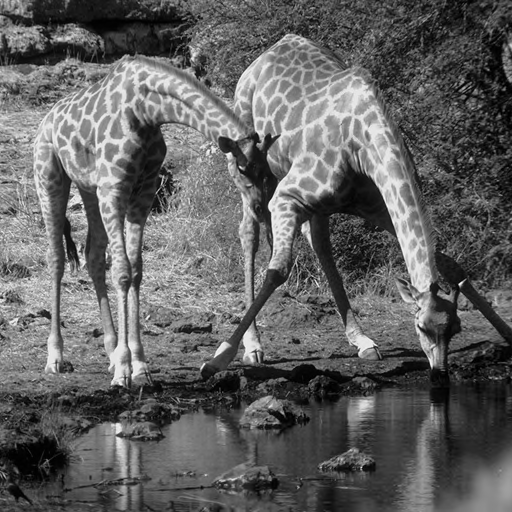
//> input picture code/data/15_Girafes.pgm, 512 x 512 px
$ ./blockPermutation data/15_Girafes.pgm 3 data/EncryptedOeuvre.png data/   (built with g++ and OpenCV 4)
//> lines starting //> are read from the running program, lines starting //| are printed output that depends on the picture
### code/toolFunctions.hpp
#include <iostream>
#include <string>
#include "opencv2/core.hpp"
#include "opencv2/imgproc.hpp"
#include "opencv2/imgcodecs.hpp"
#include "opencv2/highgui.hpp"

void show_wait_destroy(const char* winname, cv::Mat img) {
    cv::namedWindow(winname, cv::WINDOW_NORMAL);
    cv::imshow(winname, img);
    cv::moveWindow(winname, 500, 0);
    cv::waitKey(0);
    cv::destroyWindow(winname);
}


// helper function: OpenCV
// finds a cosine of angle between vectors
// from pt0->pt1 and from pt0->pt2
// [13 lines left out: functions angle, distance, not called in this run]

template < typename T >
// [5 lines left out: function printPoint, not called in this run]

// Export Image :
void exportImage(const std::string& directory, const char* filename, const cv::Mat& matToWrite)
{
    std::string filepathname = directory + filename;
    cv::imwrite(filepathname.c_str(), matToWrite);
    std::cout << "[EXPORTATION] Image Exported : " << filepathname << std::endl;
}

// [6 lines left out: function exportImage, not called in this run]

### code/BasePermutation.h
#include <vector>
#include <numeric>
#include <opencv2/opencv.hpp>

#define IMAGEMAT_TYPE uchar

/*===========================================================================*/
// TP5 Chiffrement Multimédia

// use keycph
void initSeed(int keycph) { srand(keycph); }


// Output : 0 or 1, uniform
// [17 lines left out: functions getRandBinary, getRandOctet, not called in this run]


/*===========================================================================*/
// get a point to linear position to 2D position
template <class T>
void setPosition(cv::Point& ppt, const T& ki, const int ncols)
{
    ppt.y = static_cast<int>(float(ki) / float(ncols)); // row
    ppt.x = ki % ncols;                                 // col

}


// ===============================
// generateur de nombre pseudo aleatoire
int GNPA(int maxN)
{
    return static_cast<int>(((float)rand() / (float)RAND_MAX) * maxN);
}


/*===========================================================================*/
// permutation with Fisher-Yates Algorithm
// Algorithme de Fisher-Yates
/*
pour i de n - 1 descendant_à 1 :
    j ← nombre aléatoire entier 0 ≤ j ≤ i
    échanger a[j] et a[i]
*/

template <class T>
void permuteFY(std::vector<T>& vecToShuffle, unsigned int maxN)
{
    int newpos;
    for (unsigned int i = maxN-1; i > 0; i--)
    {
        newpos = GNPA(i);
        std::swap(vecToShuffle[i], vecToShuffle[newpos]);
    }
}


// Permute the sequence of indices
void permuteSequence(std::vector<unsigned int>& sequence)
{
    permuteFY(sequence, (unsigned int)sequence.size());
}


/*===========================================================================*/

void permuteData(const cv::Mat& data,  cv::Mat& permdata, const std::vector<unsigned int>& sequence)
{

    cv::Point pseq   = cv::Point(0,0);
    cv::Point pdata  = cv::Point(0,0);
    int rows = data.size[0];
    int cols = data.size[1];

    for (unsigned int k = 0; k < sequence.size(); k++)
    {
        setPosition(pdata, k, cols);
        setPosition(pseq, sequence[k], cols);

        //std::cout << pdata << " <=> " << pseq << std::endl;

        permdata.at<IMAGEMAT_TYPE>(pdata.y, pdata.x) = data.at<IMAGEMAT_TYPE>(pseq.y, pseq.x);
    }
}

// From permuted data and sequence permutation
// Rebuild the original dat = unpermuted data
void invPermuteData(const cv::Mat& permdata,  cv::Mat& data, const std::vector<unsigned int>& sequence)
{

    cv::Point pseq   = cv::Point(0,0);
    cv::Point pdata  = cv::Point(0,0);
    int rows = permdata.size[0];
    int cols = permdata.size[1];

    for (unsigned int k = 0; k < sequence.size(); k++)
    {
        setPosition(pdata, k, cols);
        setPosition(pseq, sequence[k], cols);

        //std::cout << pseq << " <=> " << pdata << std::endl;
        data.at<IMAGEMAT_TYPE>(pseq.y , pseq.x) = permdata.at<IMAGEMAT_TYPE>(pdata.y, pdata.x);
    }

}

/*===========================================================================*/

### code/blockPermutation.cpp
#include <iostream>
#include <string>
#include "BasePermutation.h"
#include "imageanalysis.h"
#include "toolFunctions.hpp"

#include <opencv2/core/types.hpp>
#include <opencv2/core/fast_math.hpp>
#include <opencv2/opencv.hpp>
#include <opencv2/imgproc.hpp>
#include <opencv2/highgui.hpp>
#include <opencv2/imgcodecs.hpp>

// A symmetric image encryption with naive permutation by blocks


int main(int argc, char** argv )
{
    /*
    CV_8U - 8-bit unsigned integers ( 0..255 )
    CV_8S - 8-bit signed integers ( -128..127 )
    CV_16U - 16-bit unsigned integers ( 0..65535 )
    CV_16S - 16-bit signed integers ( -32768..32767 )
    CV_32S - 32-bit signed integers ( -2147483648..2147483647 )
    CV_32F - 32-bit floating-point numbers ( -FLT_MAX..FLT_MAX, INF, NAN )
    CV_64F - 64-bit floating-point numbers ( -DBL_MAX..DBL_MAX, INF, NAN


    If matrix is of type CV_8U then use Mat.at<uchar>(y,x).
    If matrix is of type CV_8S then use Mat.at<schar>(y,x).
    If matrix is of type CV_16U then use Mat.at<ushort>(y,x).
    If matrix is of type CV_16S then use Mat.at<short>(y,x).
    If matrix is of type CV_32S then use Mat.at<int>(y,x).
    If matrix is of type CV_32F then use Mat.at<float>(y,x).
    If matrix is of type CV_64F then use Mat.at<double>(y,x).

    */

    if ( argc != 5 )
    {
        printf("usage: DisplayImage.out <Image_Path> <SecretKey> <Encrypted Image> <directory> \n");
        return -1;
    }

    // SecretKey
    const int secretKey = std::stoi(argv[2]);
    //initSeed(secretKey);

    cv::Mat image;
    image = cv::imread( argv[1], cv::IMREAD_GRAYSCALE);
//> image is the input picture: 512 rows x 512 cols, CV_8UC1; min 0, max 249, mean 97.3
    const char* filepathEncrypted = argv[3];
//> filepathEncrypted = "data/EncryptedOeuvre.png"
    const char* exportedDirectory = argv[4];
//> exportedDirectory = "data/"


    if ( !image.data )
    {
        printf("No image data \n");
        return -1;
    }else
    {
        std::cout << "Image Loaded : " << argv[1] << std::endl;
//| Image Loaded : data/15_Girafes.pgm
    }

    const int nrows = (int)image.size[0];
//> nrows = 512
    const int ncols = (int)image.size[1];
//> ncols = 512
    const int NM = nrows * ncols;
//> NM = 262144
    const int blocksize = 64; // number of pixels by block
    int sqrtblockSize = (int)std::sqrt(blocksize);

    // Image Matrix
    cv::Mat smoothedImage = cv::Mat::zeros(image.size[0], image.size[1], image.type());
    cv::Mat subsampled(nrows / sqrtblockSize,  ncols/sqrtblockSize, image.type());
    cv::Mat subpermutedImage = cv::Mat::zeros(subsampled.size[0], subsampled.size[1], subsampled.type());
    cv::Mat permutedImage = cv::Mat::zeros(image.size[0], image.size[1], image.type());
    cv::Mat subrecpermutedImage = cv::Mat::zeros(subsampled.size[0], subsampled.size[1], subsampled.type());
    cv::Mat subreconstructedImage = cv::Mat::zeros(subsampled.size[0], subsampled.size[1], subsampled.type());
    cv::Mat reconstructedImg = cv::Mat::eye(nrows, ncols, image.type());

    // Split by blocs
    int nblocks = (int) (float(nrows)/ float(blocksize));
//> nblocks = 8

    // mean calculation
    for (int ki = 0; ki < image.size[0]; ki+=sqrtblockSize)
    {
        for (int kj = 0; kj < image.size[1]; kj+=sqrtblockSize)
        {

            float meanpixel = 0.0f;

            for (int ti = 0; ti < sqrtblockSize; ti++)
            {
                for (int tj = 0; tj < sqrtblockSize; tj++)
                {
                    meanpixel += (float)image.at<IMAGEMAT_TYPE>(ki + ti , kj + tj);
                }
            }

            meanpixel /= (float)blocksize;
            for (int ti = 0; ti < sqrtblockSize; ti++)
            {
                for (int tj = 0; tj < sqrtblockSize; tj++)
                {
                    smoothedImage.at<IMAGEMAT_TYPE>(ki + ti , kj + tj)= static_cast<IMAGEMAT_TYPE>(meanpixel);
                }
            }
        }
    }
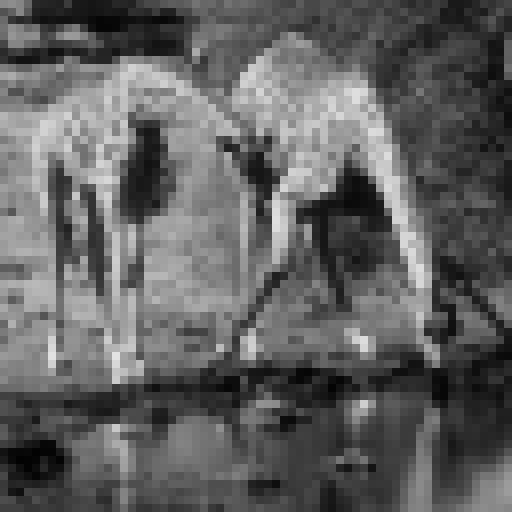
//> smoothedImage: 512 rows x 512 cols, CV_8UC1; min 2, max 227, mean 96.8


    show_wait_destroy("Main", smoothedImage);
    exportImage(exportedDirectory, "/01-smoothed_image.png", smoothedImage);
//> in exportImage, `std::string filepathname = directory + filename;`: filepathname = "data//01-smoothed_image.png"
//| [EXPORTATION] Image Exported : data//01-smoothed_image.png


    // by bloc
    for (int ki = 0; ki < subsampled.size[0]; ki++)
    {
        for (int kj = 0; kj < subsampled.size[1]; kj++)
        {
            subsampled.at<IMAGEMAT_TYPE>(ki, kj) = smoothedImage.at<IMAGEMAT_TYPE>(ki*sqrtblockSize, kj*sqrtblockSize);
        }
    }
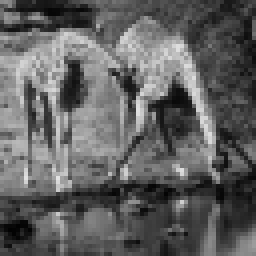
//> subsampled: 64 rows x 64 cols, CV_8UC1 (shown 4 times larger); min 2, max 227, mean 96.8

    show_wait_destroy("Main", subsampled);
    exportImage(exportedDirectory, "/02-subsampled.png", subsampled);
//| [EXPORTATION] Image Exported : data//02-subsampled.png

    // ===================================================
    // PERMUTATION

    // sequence for permutation
    std::vector<unsigned int> sequence(subsampled.size[0]* subsampled.size[1]);
    std::iota(sequence.begin(), sequence.end(), 0);
//> sequence = 4096 values from 0 to 4095

    // generate a permutation sequence
    permuteSequence(sequence);

    // permute data
    permuteData(subsampled, subpermutedImage, sequence);
//> after the loop in permuteData, `for (unsigned int k = 0; k < sequence.size(); k++)`:
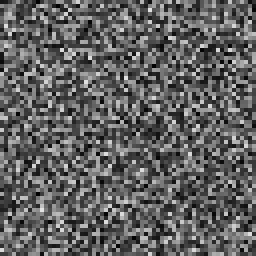
//> permdata: 64 rows x 64 cols, CV_8UC1 (shown 4 times larger); min 2, max 227, mean 96.8

    show_wait_destroy("Main", subpermutedImage);
    exportImage(exportedDirectory, "/03-subpermutedImage.png", subpermutedImage);
//| [EXPORTATION] Image Exported : data//03-subpermutedImage.png

    // Reconstructed blocks
    for (int ki = 0; ki < subreconstructedImage.size[0]; ki++)
    {
        for (int kj = 0; kj < subreconstructedImage.size[1]; kj++)
        {

            for (int ti = 0; ti < sqrtblockSize; ti++)
            {
                for (int tj = 0; tj < sqrtblockSize; tj++)
                {
                    permutedImage.at<IMAGEMAT_TYPE>(ki*sqrtblockSize + ti, kj*sqrtblockSize +tj) = subpermutedImage.at<IMAGEMAT_TYPE>(ki, kj);
                }

            }
        }
    }
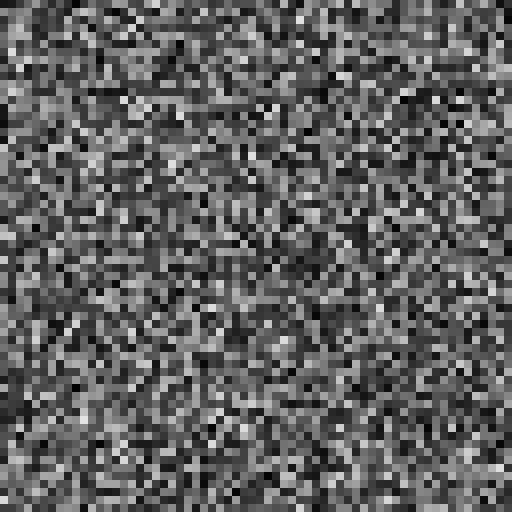
//> permutedImage: 512 rows x 512 cols, CV_8UC1; min 2, max 227, mean 96.8

    show_wait_destroy("Main", permutedImage);
    exportImage(exportedDirectory, "/04-permutedImage.png", permutedImage);
//| [EXPORTATION] Image Exported : data//04-permutedImage.png

    // ===================================================
    // RECONSTRUCTION

    // downsampled
    for (int ki = 0; ki < subsampled.size[0]; ki++)
    {
        for (int kj = 0; kj < subsampled.size[1]; kj++)
        {
            subrecpermutedImage.at<IMAGEMAT_TYPE>(ki, kj) = permutedImage.at<IMAGEMAT_TYPE>(ki*sqrtblockSize, kj*sqrtblockSize);
        }
    }

    show_wait_destroy("Main", subrecpermutedImage);
    exportImage(exportedDirectory, "/05-subrecpermutedImage.png", subrecpermutedImage);
//| [EXPORTATION] Image Exported : data//05-subrecpermutedImage.png


    // permute data
    invPermuteData(subrecpermutedImage, subreconstructedImage, sequence);

    show_wait_destroy("Main", subreconstructedImage);
    exportImage(exportedDirectory, "/06-subreconstructedImage.png", subreconstructedImage);
//| [EXPORTATION] Image Exported : data//06-subreconstructedImage.png

    // oversampled
    for (int ki = 0; ki < subreconstructedImage.size[0]; ki++)
    {
        for (int kj = 0; kj < subreconstructedImage.size[1]; kj++)
        {

            for (int ti = 0; ti < sqrtblockSize; ti++)
            {
                for (int tj = 0; tj < sqrtblockSize; tj++)
                {
                    reconstructedImg.at<IMAGEMAT_TYPE>(ki*sqrtblockSize + ti, kj*sqrtblockSize +tj) = subreconstructedImage.at<IMAGEMAT_TYPE>(ki, kj);
                }

            }
        }
    }

    show_wait_destroy("Main", reconstructedImg);
    exportImage(exportedDirectory, "/07-reconstructedImg.png", reconstructedImg);

    // ===================================================
    // PSNR
    cv::Mat MSE(cv::Size(image.cols, image.rows), image.type(), cv::Scalar::all(0));
    double imgpsnr = processPSNR(MSE, smoothedImage, reconstructedImg);
    std::cout << "PSNR IMAGE on blocky = " << imgpsnr << std::endl;

    cv::Mat MSE2(cv::Size(image.cols, image.rows), image.type(), cv::Scalar::all(0));
    double imgpsnr2 = processPSNR(MSE2, image, reconstructedImg);
    std::cout << "PSNR IMAGE original versus blocky = " << imgpsnr2 << std::endl;


    show_wait_destroy("Main", reconstructedImg);
    exportImage(std::string(), filepathEncrypted, permutedImage);
    cv::destroyAllWindows();

    return EXIT_SUCCESS;
}
